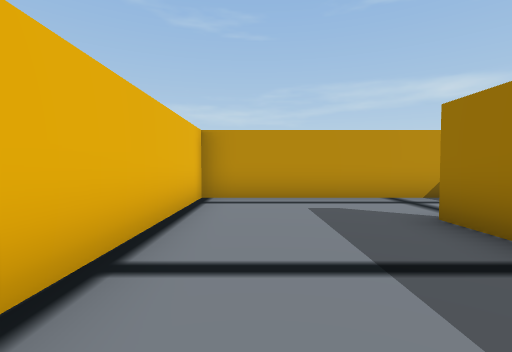
[1] (above)

23 first-person views from a walk through a scene from a Unity 3-D project. The camera is 1.4 m above the floor, tilts 2° down and sees 85° across. Doors are open. The floor is counted in squares, 2 m on a side. Each view is taken from the middle of a square. On the plan, view 1 faces up. The plan holds only what a view shows up to about 9 squares ahead; the rest is blank. The place goes on beyond the plan. Some animated figures are left out.

[2]
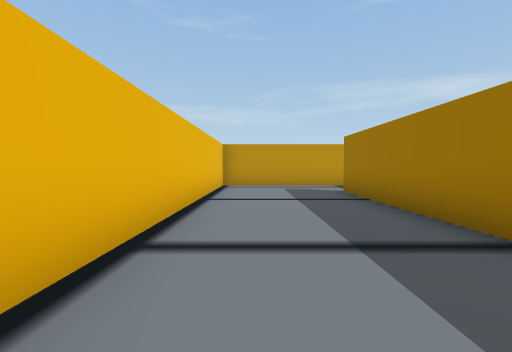

[3]
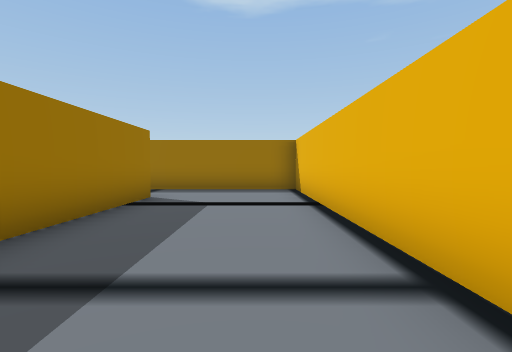

[4]
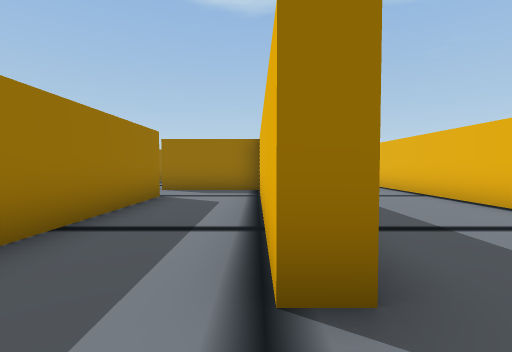

[5]
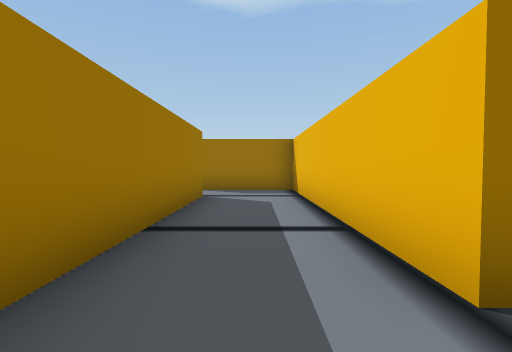

[6]
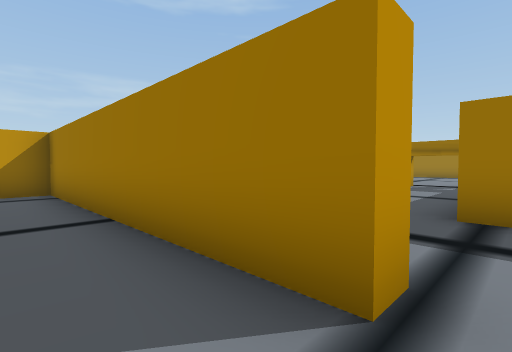

[7]
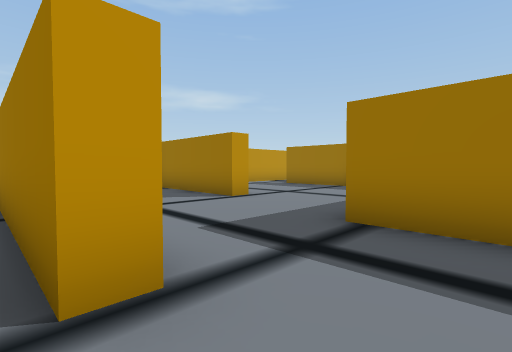

[8]
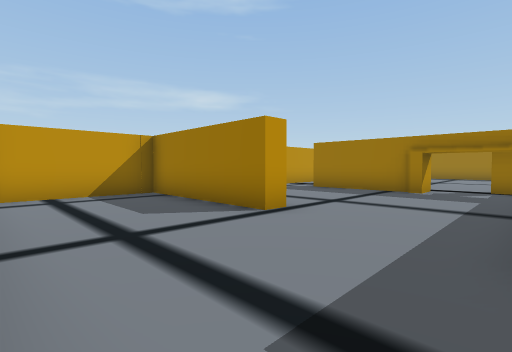

[9]
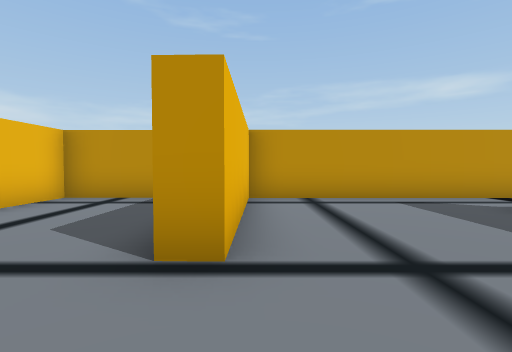

[10]
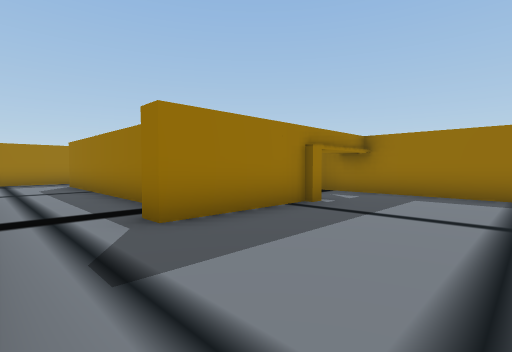

[11]
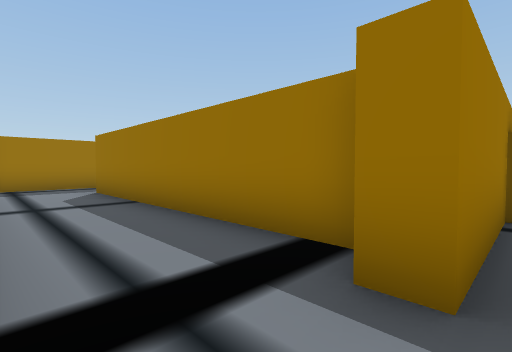

[12]
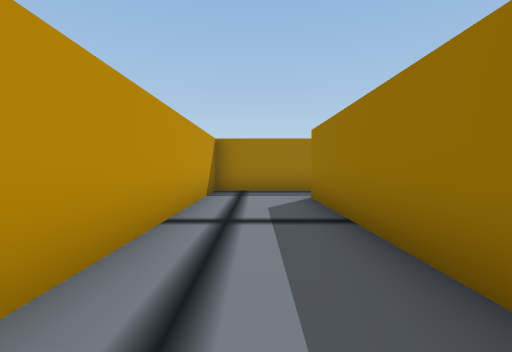

[13]
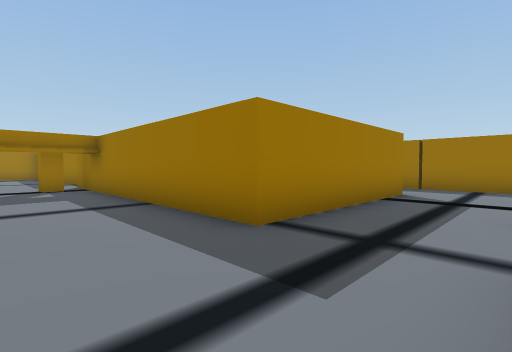

[14]
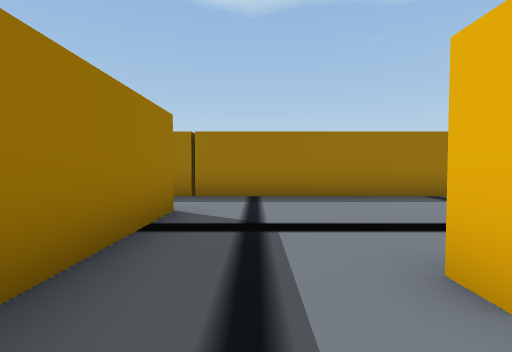

[15]
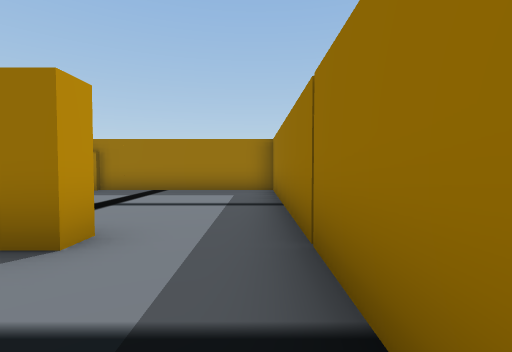

[16]
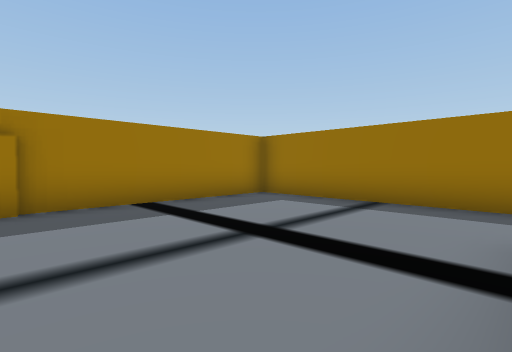

[17]
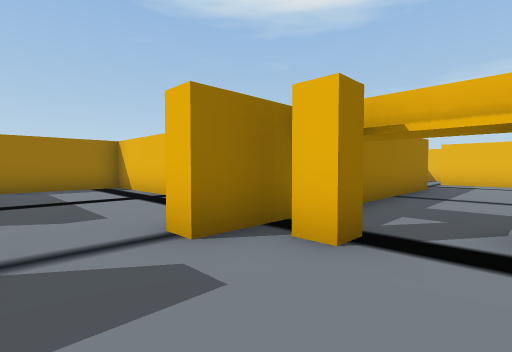

[18]
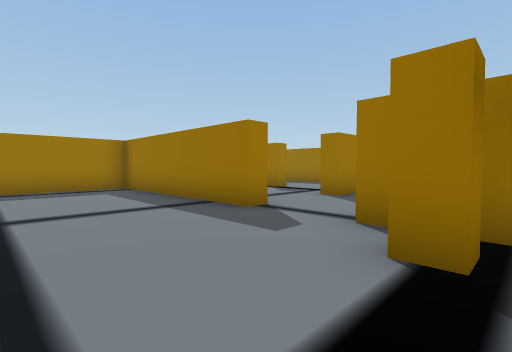

[19]
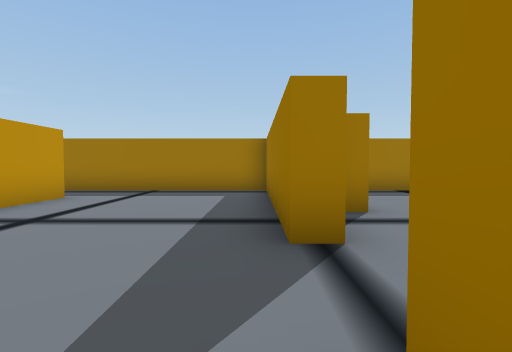

[20]
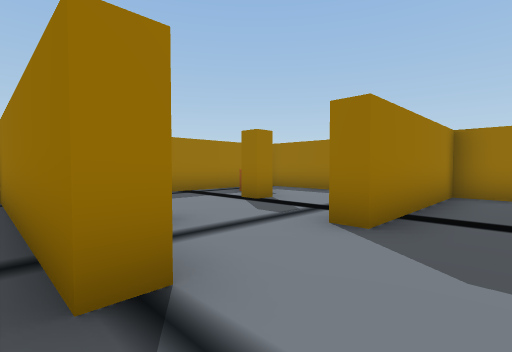

[21]
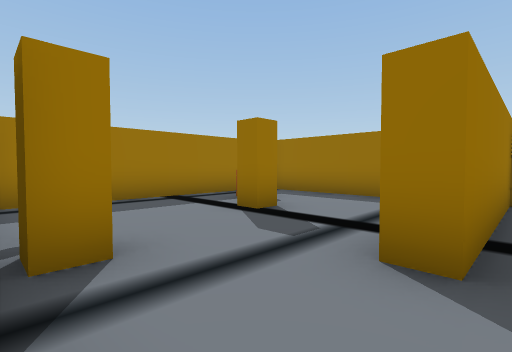

[22]
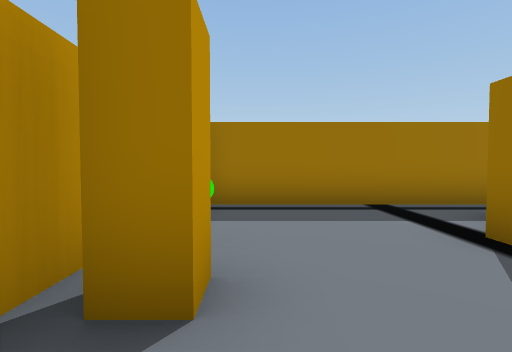

[23]
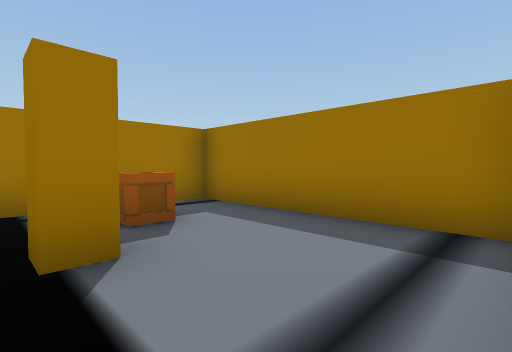

### Floor plan
Ten units are one square. View 1 is at (0, 0); x grows to the right and y downward. Boxes are objects, and circles mark ways between rooms. Rooms are numbered by the first view taken in them; rooms with no view inside come last. Other rooms are left out.
<svg viewBox="-17 -67 263 157">
<path fill="none" stroke="#000" d="M52 15 52 -62 -12 -62 -12 85 35 85M24 64 24 -38 29 -38 29 33 58 33M142 -10 142 -44 148 -44M150 -38 222 -38M98 -59 98 -20 93 -20 93 -62 58 -62 58 -46M158 -62 98 -62M83 35 83 13 144 13M58 15 52 15M241 -25 241 -62 172 -62M83 64 83 35M58 33 58 39M35 85 85 85M89 64 83 64M85 85 142 85 142 34M185 19 185 13 195 13M144 13 166 13 166 19M149 -10 142 -10M224 13 241 13 241 -25M147 52 147 85 183 85 183 41 189 41M222 -33 206 -33M191 85 241 85 241 21"/>
<rect x="155" y="-5" width="10" height="10" fill="#bbb"><title>other object</title></rect>
<rect x="195" y="15" width="10" height="10" fill="#bbb"><title>other object</title></rect>
<rect x="205" y="15" width="20" height="10" fill="#bbb"><title>other object</title></rect>
<rect x="205" y="55" width="10" height="10" fill="#bbb"><title>other object</title></rect>
<rect x="225" y="65" width="10" height="10" fill="#bbb"><title>crate</title></rect>
<circle cx="50" cy="25" r="3" fill="#2a7"/>
<circle cx="30" cy="75" r="3" fill="#2a7"/>
<circle cx="65" cy="40" r="3" fill="#2a7"/>
<circle cx="140" cy="5" r="3" fill="#2a7"/>
<circle cx="230" cy="-30" r="3" fill="#2a7"/>
<circle cx="80" cy="75" r="3" fill="#2a7"/>
<circle cx="195" cy="40" r="3" fill="#2a7"/>
<circle cx="215" cy="35" r="3" fill="#2a7"/>
<text x="10" y="10">1</text>
<text x="120" y="-30">2</text>
<text x="60" y="60">3</text>
<text x="110" y="50">4</text>
<text x="180" y="20">5</text>
<text x="210" y="60">6</text>
</svg>
Room 1 opens to room 2. Room 1 opens to room 3. Room 2 opens to room 3. Room 2 opens to room 5. Room 3 opens to room 4. Room 5 opens to room 6.

Where each view was taken, in squares from view 1:
view 1: 0 up, 0 right, facing up
view 2: 4 down, 0 right, facing up
view 3: 0 up, 0 right, facing down
view 4: 5 up, 3 right, facing down
view 5: 5 up, 4 right, facing down
view 6: 2 down, 4 right, facing up-right
view 7: 3 down, 5 right, facing up-right
view 8: 1 down, 6 right, facing up-right
view 9: 0 up, 10 right, facing up
view 10: 6 up, 11 right, facing down-right
view 11: 6 up, 14 right, facing down-right
view 12: 5 up, 16 right, facing right
view 13: 1 up, 6 right, facing down-right
view 14: 2 down, 7 right, facing down
view 15: 8 down, 6 right, facing right
view 16: 3 down, 9 right, facing down-right
view 17: 1 up, 18 right, facing down-left
view 18: 2 up, 15 right, facing down-right
view 19: 1 down, 16 right, facing right
view 20: 1 down, 17 right, facing down-right
view 21: 2 down, 18 right, facing down-right
view 22: 3 down, 19 right, facing right
view 23: 5 down, 19 right, facing down-right
